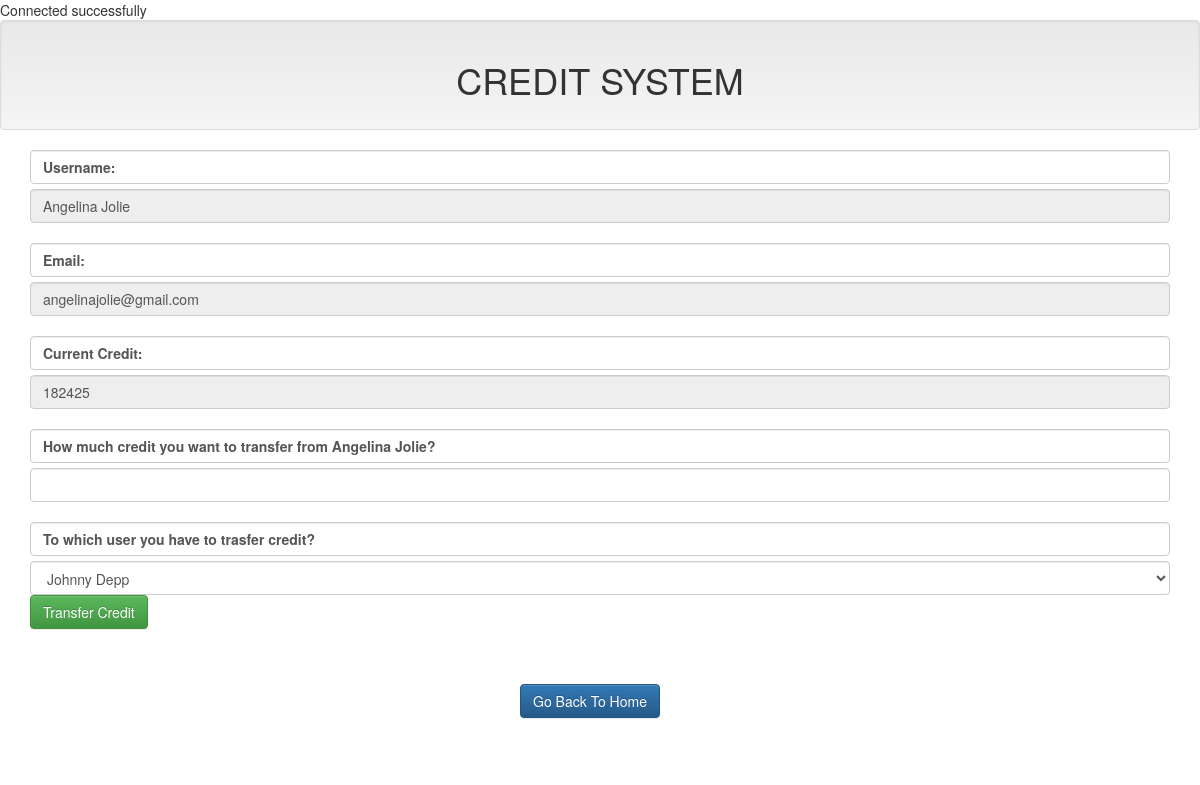
The app's page /users/AngelinaJolie.php with its own data.
### tables this page shows
CREATE TABLE `name` (
  `ID` int(10) NOT NULL,
  `Name` varchar(15) NOT NULL,
  `E-mail` text NOT NULL,
  `Mobile No.` int(12) NOT NULL,
  `Credit` int(100) NOT NULL
);

### dbcon.php (called while the page is built, shortened)
<?php
$servername = "localhost";
$Name = "root";
$password = "";
$con = new mysqli($servername, $Name, $password, 'alluser');
  $query6 = " SELECT * FROM `name` WHERE `Name` = 'Angelina Jolie' ";
  $run6 = mysqli_query($con, $query6);
  $AngelinaJolie = mysqli_fetch_assoc($run6);
  ?>

### users/AngelinaJolie.php (the view, shortened to what this page needs)
<?php
      include '../dbcon.php';
      include '../includes/header.php';
 ?>
 <div class="container">
   <form action="AngelinaJolie.php" method="post">
        <div class="form-group">
          <div>
            <label for="Name" class="form-control">Username:</label>
            <input class="form-control" type="text" name="user" value="<?php echo $AngelinaJolie['Name'] ?>" placeholder="<?php echo $AngelinaJolie['Name']; ?>" disabled> <br/>
            <label for="E-mail" class="form-control">Email:</label>
            <input class="form-control" type="text" name="E-mail" value="<?php echo $AngelinaJolie['E-mail']; ?>" placeholder="<?php echo $AngelinaJolie['E-mail']; ?>" disabled><br/>
            <label for="Credit" class="form-control">Current Credit:</label>
            <input type="text" name="currentcredit" value="<?php echo $AngelinaJolie['Credit']; ?>" class="form-control" placeholder="<?php echo $AngelinaJolie['Credit']; ?>" disabled><br/>
            <label for="transfer" class="form-control">How much credit you want to transfer from <?php echo $AngelinaJolie['Name']; ?>?</label>
            <input type="number" name="Credit" class="form-control" ><br/>
            <label for="touser" class="form-control">To which user you have to trasfer credit?</label>
           <select name="touser" class="form-control">
         <option>Johnny Depp</option>
        </select>
            <input type="submit" name="transfer" value="Transfer Credit" class="btn btn-success">
          </div>
        </div>
   </form>
 </div>
<?php include '../includes/footer.php'; ?>

### records on screen
name: user "Angelina Jolie", E-mail "angelinajolie@gmail.com", currentcredit "182425", Name "Angelina Jolie"
